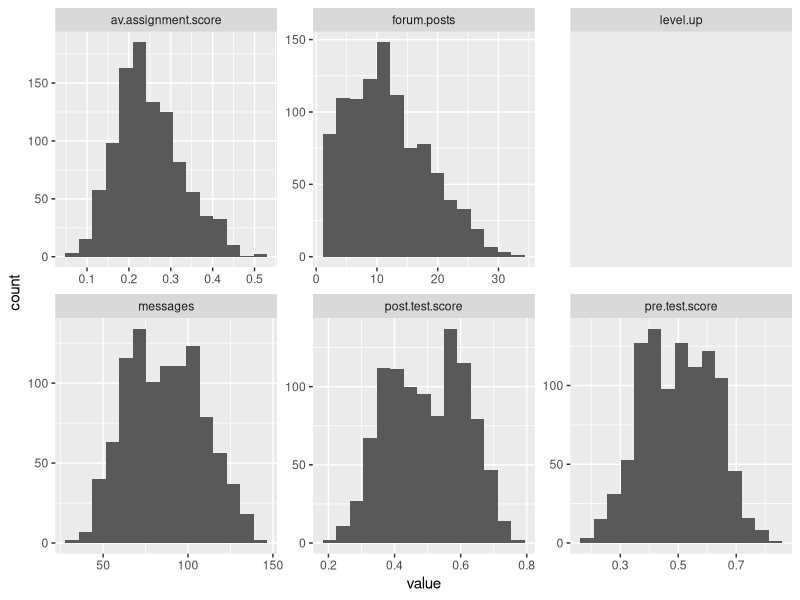
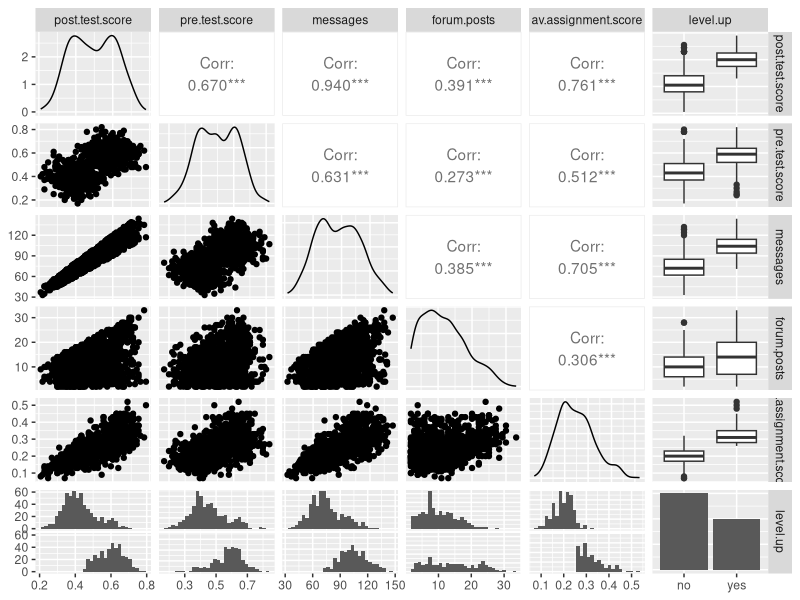
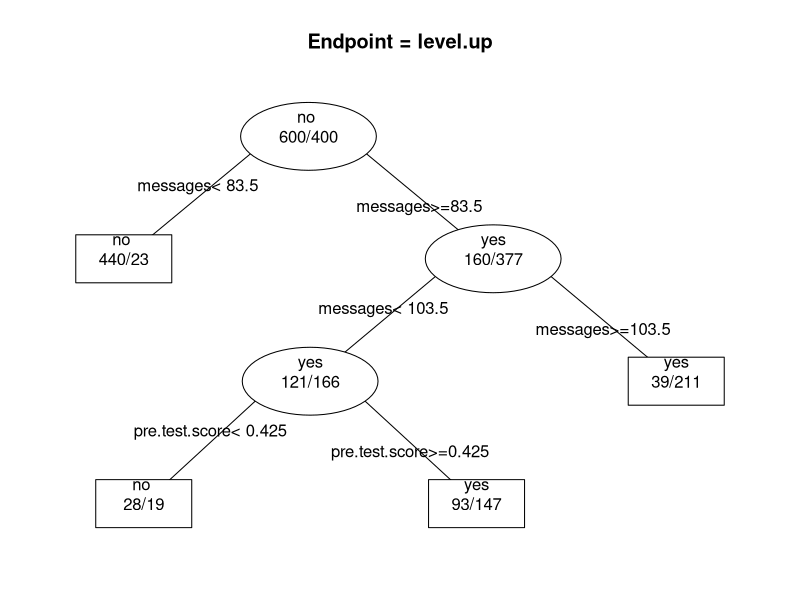
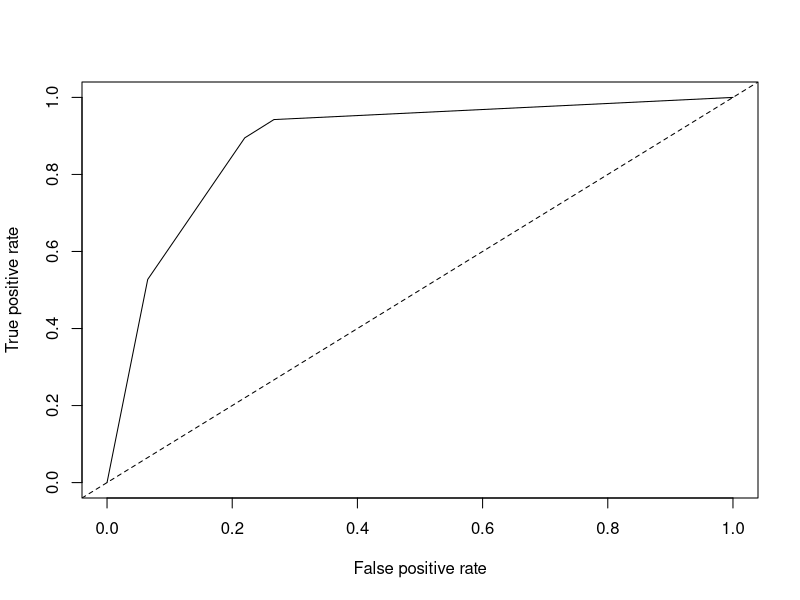
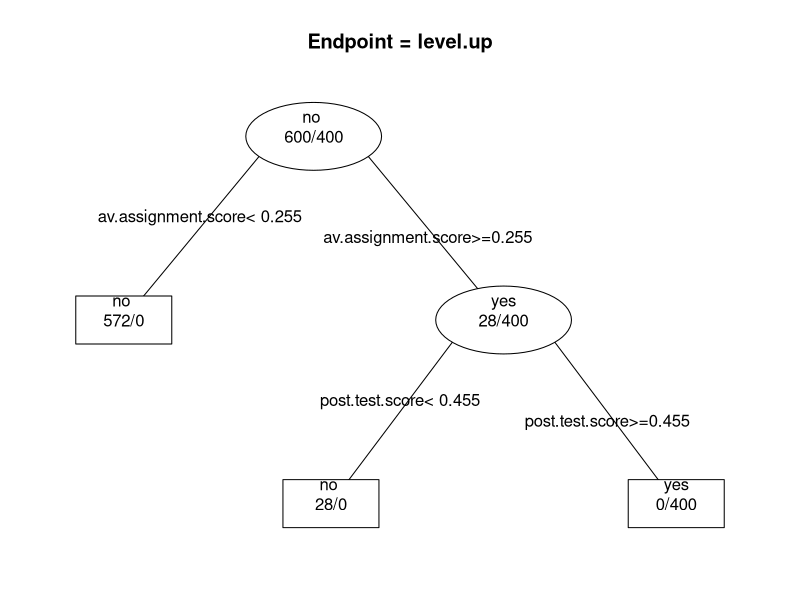
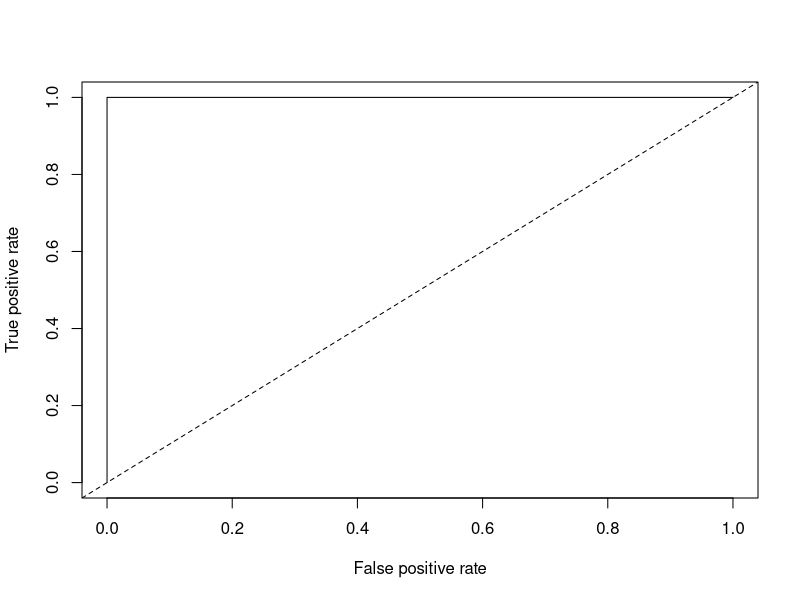

These charts were generated, in order, by the following R code:
## ---- chunk 1
#It looks like I'll need a few of these guys
library(tidyverse)

#For Correlation matrix
library(GGally)

#Classification tree
library(rpart)
## ---- chunk 2
geog_its_raw <- read.csv("online.data.csv")
## ---- chunk 3
#Start by creating histograms of the distributions for all variables (#HINT: look up "facet" in the ggplot documentation)
distribution_df <- geog_its_raw %>%
                      select(-id) %>% mutate("messages" = as.numeric(messages),
                                             "forum.posts" = as.numeric(forum.posts),
                                             "level.up" = as.numeric(level.up)
                                             ) %>% 
                      gather(key = "key",
                             value = "value")

ggplot(distribution_df) + aes(x = value) + geom_histogram(bins = 15) + facet_wrap(~key, scales = "free")

#Then visualize the relationships between variables
ggpairs(select(geog_its_raw, -id))

#Try to capture an intution about the data and the relationships

## ---- chunk 4
#Create a classification tree that predicts whether a student "levels up" in the online course using three variables of your choice (As we did last time, set all controls to their minimums) - what does this mean?
ctree_geog_its <- rpart(level.up ~ pre.test.score + messages + forum.posts,
                        data = geog_its_raw)

#Plot and generate a CP table for your tree 
printcp(ctree_geog_its)

#Pruning since gain to CP at 3rd split is not that much more, with no decrease in xerror
#ctree_geog_its <- prune.rpart(ctree_geog_its, cp = 0.01125)
#Not doing this after all since it kind of ruins the ROC exercise. With few splits there are few unique probabilities assigned for the cases, and hence few cutoffs probabilities
#to choose from

#Plot
post(ctree_geog_its, filename = "")

#Generate a probability value that represents the probability that a student levels up based your classification tree 
geog_its_raw$pred <- predict(ctree_geog_its, type = "prob")[,2]

#Last class we used type = "class" which predicted the classification for us, this time we are using type = "prob" to see the probability that our classififcation is based on.
#The predict() function with type = "prob" returns a named matrix - each column is the probablility of being assigned one of the labels. Here we only take the 2nd column, which is p(yes)
## ---- chunk 5
#install.packages("ROCR")
library(ROCR)
## ---- chunk 6
#Create prediction object. prediction() transforms the input data of predictions and actual labels into a standardised form for ROCR:: functions
pred.detail <- prediction(geog_its_raw$pred, geog_its_raw$level.up)

#performance() calculates performance metrics from prediction objects. 
#"tpr" - true positive rate
#"fpr" - false positive rate
#These are the axes for the ROC curve
perf.detail <- (performance(pred.detail, "tpr", "fpr"))
plot(perf.detail)
abline(0, 1, lty = 2)

#Calculate the Area Under the Curve, which can be done using the performance() function
#performance() returns a class, which has slots. slot() extracts the item in a slot, here a list from the slot @y.values. 
#Classes and slots (referred to with @) work like lists, but have no indexes. See ?Classes for more info on slots and classes.
#unlist() is used to get the elements in the list that was in the slot object - here the AUC value
unlist(slot(performance(pred.detail, "auc"), "y.values"))

## ---- chunk 7
#Now repeat this process, but using the variables you did not use for the previous model and compare the plots & results of your two models. Which one do you think was the better model? Why?

#Create a classification tree that predicts whether a student "levels up" using different variables
ctree_geog_its2 <- rpart(level.up ~ post.test.score + av.assignment.score,
                        data = geog_its_raw)

#Plot and generate a CP table for your tree 
printcp(ctree_geog_its2)
post(ctree_geog_its2, filename = "")

#Generate a probability value that represents the probability that a student levels up based your classification tree 
geog_its_raw$pred2 <- predict(ctree_geog_its2, type = "prob")[,2]

#Create prediction object. prediction() transforms the input data of predictions and actual labels into a standardised form for ROCR:: functions
pred.detail2 <- prediction(geog_its_raw$pred2, geog_its_raw$level.up)

#performance() calculates performance metrics from prediction objects. 
plot(performance(pred.detail2, "tpr", "fpr"))
abline(0, 1, lty = 2)

#Calculate the Area Under the Curve
unlist(slot(performance(pred.detail2, "auc"), "y.values"))

## ---- chunk 8
#Look at the ROC plot for your first model. Based on this plot choose a probability threshold that balances capturing the most correct predictions against false positives. Then generate a new variable in your data set that classifies each student according to your chosen threshold.

#Create a data frame - I think a table would be useful to make the choice
pred_detail_df <- data.frame(pred.detail@cutoffs,
                             pred.detail@tp,
                             pred.detail@fp,
                             pred.detail@tn,
                             pred.detail@fn,
                             perf.detail@y.values,
                             perf.detail@x.values
                             )
colnames(pred_detail_df) <- c("Cutoffs", "TP", "FP", "TN", "FN", "TPR", "FPR")

#Print the DF - can compare with plot above
pred_detail_df

#Set treshold at 0.6125 - this gives a TPR of 0.895 and a FPR of 0.22
#On the graph this is right where the second bend is, which I think is a maximising point.
#This would be particularly true if we assume that detecting true positives (sucessfully predicting that a student leveled up, is more important than committing
#false positives (predicting that a student will level up when they didn't).
#This is the case here - a false positive is more punishing than a false negative (student leveled up, but model predicted failure; FNR is 1-TPR)
#A false positive might deprive a student of support to level up, whereas a false negative is a happy surprise
geog_its_raw$threshold.pred1 <- geog_its_raw$pred > 0.6124

#Had to drop threshold because it seems $prob calculated earlier exceeded the float. See test below
# > 0.6125 >= 0.6125
# [1] TRUE
# > geog_its_raw$pred[100]
# [1] 0.6125
#> geog_its_raw$pred[100] >= 0.6125
# [1] FALSE

#Now generate three diagnostics
#Accuracy = (TP + TN)/Total
accuracy.model1 <- (pred_detail_df$TP[[3]] + pred_detail_df$TN[[3]])/1000
writeLines(c("Accuracy", accuracy.model1, ""))

#Precision = TP/(TP + FP)
precision.model1 <- pred_detail_df$TP[[3]]/(pred_detail_df$TP[[3]] + pred_detail_df$FP[[3]])
writeLines(c("Precision", precision.model1, ""))

#Recall = TP/(TP + FN)
recall.model1 <- pred_detail_df$TP[[3]]/(pred_detail_df$TP[[3]] + pred_detail_df$FN[[3]])
writeLines(c("Recall", recall.model1, ""))

#Finally, calculate Kappa for your model according to:

#First generate the table of comparisons
table1 <- table(geog_its_raw$level.up, geog_its_raw$threshold.pred1)
table1
#Convert to matrix
matrix1 <- as.matrix(table1)

#Calculate kappa
kappa(matrix1, exact = TRUE)/kappa(matrix1)

## ---- chunk 9
#Now choose a different threshold value and repeat these diagnostics. What conclusions can you draw about your two thresholds?
geog_its_raw$threshold.pred2 <- geog_its_raw$pred > 0.8439

#Now generate three diagnostics
#Accuracy = (TP + TN)/Total
accuracy.model2 <- (pred_detail_df$TP[[2]] + pred_detail_df$TN[[2]])/1000
writeLines(c("Accuracy", accuracy.model2, ""))

#Precision = TP/(TP + FP)
precision.model2 <- pred_detail_df$TP[[2]]/(pred_detail_df$TP[[2]] + pred_detail_df$FP[[2]])
writeLines(c("Precision", precision.model2, ""))

#Recall = TP/(TP + FN)
recall.model2 <- pred_detail_df$TP[[2]]/(pred_detail_df$TP[[2]] + pred_detail_df$FN[[2]])
writeLines(c("Recall", recall.model2, ""))

#Finally, calculate Kappa for your model according to:

#First generate the table of comparisons
table2 <- table(geog_its_raw$level.up, geog_its_raw$threshold.pred2)
table2
#Convert to matrix
matrix2 <- as.matrix(table2)

#Calculate kappa
kappa(matrix2, exact = TRUE)/kappa(matrix2)

## ---- chunk 10
#How did I arrive at a kappa of more than 1?
#Time to do manual calculations
#First model
p01 <- (468 + 358)/1000
pe1 <- (((468 + 132)/1000) * ((468 + 42)/1000)) + (((42 + 358)/1000) * ((132 + 358)/1000))
manual_kappa1 <- (p01 - pe1)/(1 - pe1)
writeLines(c("Cohen's Kappa for the first model = ", manual_kappa1))

  
#2nd model
p02 <- (561 + 211)/1000
pe2 <- (((561 + 39)/1000) * ((561 + 189)/1000)) + (((189 + 211)/1000) * ((39 + 211)/1000))
manual_kappa2 <- (p02 - pe2)/(1 - pe2)
writeLines(c("Cohen's Kappa for the second model = ", manual_kappa2))

## ---- chunk 11
#Testing with psych package
library(psych)
cohen.kappa(matrix1)
cohen.kappa(matrix2)
